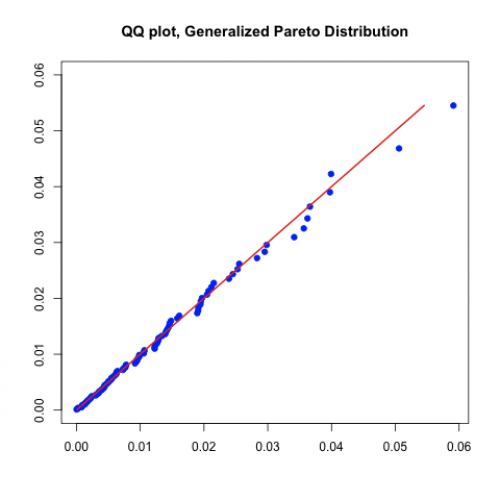

The R source for this figure:
# ---------------------------------------------------------------------
# Book:         
# ---------------------------------------------------------------------
# Quantlet:     MSRtailGPareto
# ---------------------------------------------------------------------
# Description:  MSRtailGPareto estimates the parameters of Generalized 
#               Pareto Distribution for the negative log-returns of 
#               portfolio (Bayer, BMW, Siemens), time period: from 
#               1992-01-01 to 2006-09-21, and produces QQ-plot and 
#               PP-plot.
# ---------------------------------------------------------------------
# Usage:        MSRtailGPareto
# ---------------------------------------------------------------------
# Inputs:       None
# ---------------------------------------------------------------------
# Output:       QQ-plot and PP-plot with Generalized Pareto 
#               Distribution.
# ---------------------------------------------------------------------
# Example:     
# ---------------------------------------------------------------------
# Author:       Zografia Anastasiadou, 20110623
# ---------------------------------------------------------------------

rm(list = ls(all = TRUE))
#setwd("C:/...")

install.packages("QRMlib")
library(QRMlib)

a    = read.table('Bay9906_close_2kPoints.txt')
b    = read.table('Bmw9906_close_2kPoints.txt')
c    = read.table('Sie9906_close_2kPoints.txt')
d    = a + b + c

n1   = dim(d)[1]
x    = log(d[1:n1-1, ]/d[2:n1, ]) #negative log-returns
n    = 100                     

gpd  = fit.GPD(x, nextremes = n, method = "ml", information = "observed") 
t    = (1:n)/(n+1)
y1   = qGPD(t, gpd$par.ests[1], gpd$par.ests[2])                   
 
gpdt = sort(gpd$data) - gpd$threshold                             
y2   = pGPD(gpdt, gpd$par.ests[1], gpd$par.ests[2])            
                                                    
plot(gpdt, y1, col = "blue", pch = 21, bg = "blue", ylim = c(0,0.06), xlab = "",
    ylab = "", main = "QQ plot, Generalized Pareto Distribution")
lines(y1, y1, type = "l", col = "red", lwd = 2)  

plot(y2, t, col = "blue", pch = 21, bg = "blue", xlab = "", ylab = "", 
    main = "PP plot, Generalized Pareto Distribution")
lines(y2, y2, type = "l", col = "red", lwd = 2)
